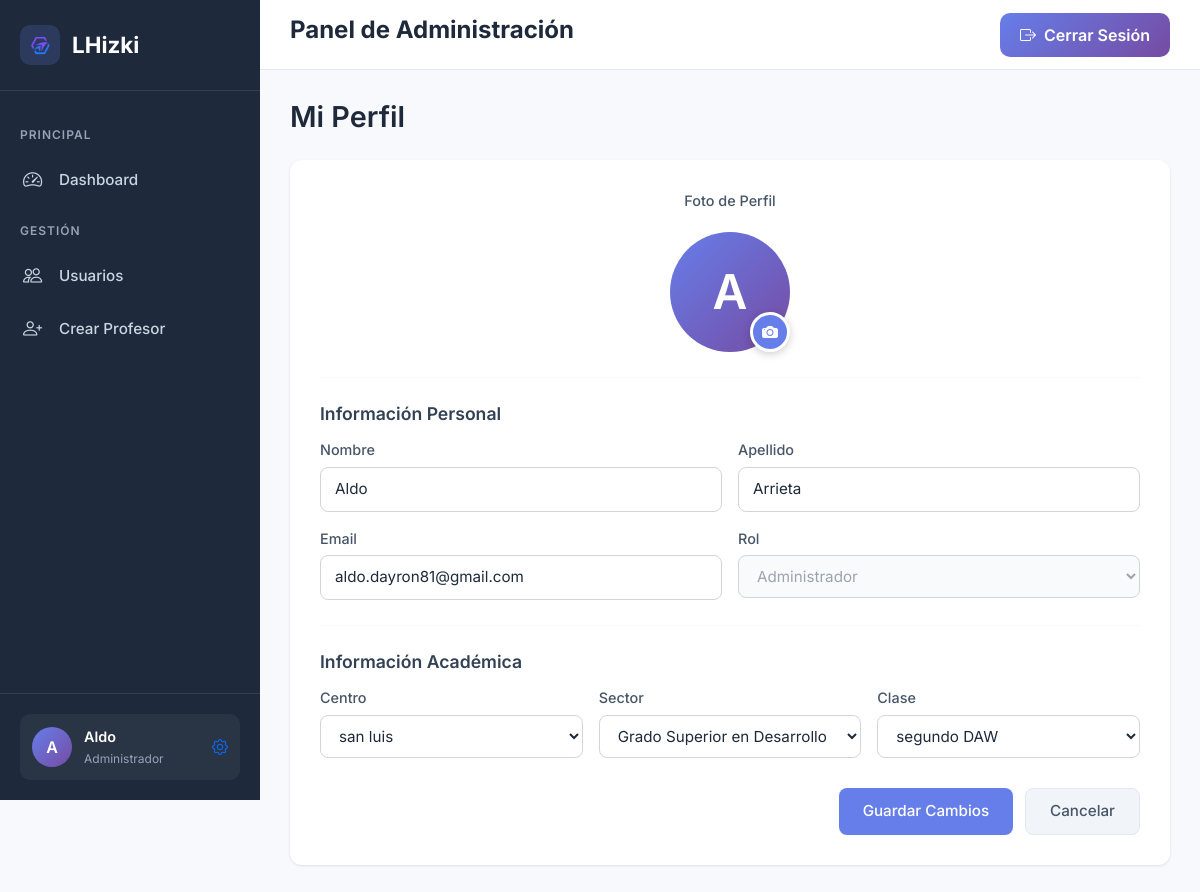
The app's page /admin/index.php?section=perfil (signed in) with its own data.
### tables this page shows
CREATE TABLE IF NOT EXISTS `user` (
  `id` int NOT NULL AUTO_INCREMENT,
  `rol` int DEFAULT NULL,
  `nombre` varchar(50) DEFAULT NULL,
  `apellido` varchar(50) DEFAULT NULL,
  `mail` varchar(50) DEFAULT NULL,
  `password` varchar(50) DEFAULT NULL,
  `centro` int DEFAULT NULL,
  `sector` int DEFAULT NULL,
  `clase` int DEFAULT NULL,
  `idioma` varchar(20) DEFAULT 'español',
  `puntuacionIndividual` int DEFAULT '0',
  `token` varchar(50) DEFAULT NULL,
  `fechaConfirmacion` date DEFAULT NULL,
  PRIMARY KEY (`id`),
  KEY `rol` (`rol`),
  KEY `centro_user` (`centro`),
  KEY `clase_user` (`clase`),
  KEY `sector_user` (`sector`),
  CONSTRAINT `centro_user` FOREIGN KEY (`centro`) REFERENCES `centro` (`id`),
  CONSTRAINT `clase_user` FOREIGN KEY (`clase`) REFERENCES `clases` (`id`),
  CONSTRAINT `rol` FOREIGN KEY (`rol`) REFERENCES `roles` (`id`),
  CONSTRAINT `sector_user` FOREIGN KEY (`sector`) REFERENCES `sectores` (`id`)
);

CREATE TABLE IF NOT EXISTS `centro` (
  `id` int NOT NULL AUTO_INCREMENT,
  `nombre` varchar(50) DEFAULT NULL,
  PRIMARY KEY (`id`)
);

CREATE TABLE IF NOT EXISTS `sectores` (
  `id` int NOT NULL AUTO_INCREMENT,
  `nombre` varchar(250) DEFAULT NULL,
  `rama` int DEFAULT NULL,
  PRIMARY KEY (`id`),
  KEY `rama_sectores` (`rama`),
  CONSTRAINT `rama_sectores` FOREIGN KEY (`rama`) REFERENCES `ramas` (`id`)
);

CREATE TABLE IF NOT EXISTS `clases` (
  `id` int NOT NULL AUTO_INCREMENT,
  `sector` int DEFAULT NULL,
  `nombre` varchar(50) DEFAULT NULL,
  PRIMARY KEY (`id`),
  KEY `FK_clases_sectores` (`sector`),
  CONSTRAINT `FK_clases_centro_sector` FOREIGN KEY (`sector`) REFERENCES `centro_sector` (`sector`)
);

### core/Database.php (called while the page is built, shortened)
<?php
class AccesoBD {
    public $conexion;
    function conectar() {
        $this->conexion = mysqli_connect(self::RUTA, self::USER, self::PASS, self::BD)
            or die("Error al establecer la conexión con la BD");
        mysqli_set_charset($this->conexion, "utf8mb4");
    }
    function lanzarSQL($SQL) {
        $res = mysqli_query($this->conexion, $SQL);
        return $res;
    }
}
?>

### admin/models/AccesoBD_class.php (called while the page is built, shortened)
<?php
require_once __DIR__ . '/../../core/database.php';
class AccesoBD_Admin {
    public function obtenerCentros() {
        $db = new AccesoBD();
        $sql = "SELECT id, nombre FROM centro ORDER BY nombre ASC";
        $res = $db->lanzarSQL($sql);
        $centros = [];
        while ($fila = mysqli_fetch_assoc($res)) {
            $centros[] = $fila;
        }
        return $centros;
    }
    public function obtenerSectores() {
        $db = new AccesoBD();
        $sql = "SELECT id, nombre FROM sectores ORDER BY nombre ASC";
        $res = $db->lanzarSQL($sql);
        $sectores = [];
        while ($fila = mysqli_fetch_assoc($res)) {
            $sectores[] = $fila;
        }
        return $sectores;
    }
    public function obtenerClases() {
        $db = new AccesoBD();
        $sql = "SELECT id, nombre FROM clases ORDER BY nombre ASC";
        $res = $db->lanzarSQL($sql);
        $clases = [];
        while ($fila = mysqli_fetch_assoc($res)) {
            $clases[] = $fila;
        }
        return $clases;
    }
    public function obtenerUsuarioPorId($id) {
        $db = new AccesoBD();
        $sql = "SELECT * FROM user WHERE id = " . intval($id);
        $res = $db->lanzarSQL($sql);
        $usuario = mysqli_fetch_assoc($res);
        return $usuario;
    }
}
?>

### admin/sections/perfil.php (the view, shortened to what this page needs)
<?php
require_once __DIR__ . '/../models/AccesoBD_class.php';
$usuarioSesion = $_SESSION['user'];
$id = intval($usuarioSesion['id']);
$db = new AccesoBD_Admin();
$usuario = $db->obtenerUsuarioPorId($id);
$centros = $db->obtenerCentros();
$sectores = $db->obtenerSectores();
$clases = $db->obtenerClases();
$imagenPerfil = !empty($usuario['imagen_perfil']) ? $usuario['imagen_perfil'] : null;
?>
<div class="perfil-container">
  <div class="perfil-header-simple">
    <h2 class="perfil-title">Mi Perfil</h2>
  </div>
  <form action="./controllers/actualizarUsuarios_controller.php" method="POST" enctype="multipart/form-data" class="perfil-form-simple">
    <div class="perfil-foto-section">
      <label class="perfil-label-simple">Foto de Perfil</label>
      <div class="perfil-avatar-wrapper-center">
        <div class="perfil-avatar-simple" id="avatarPreview">
          <?php if ($imagenPerfil): ?>
            <img src="<?= htmlspecialchars($imagenPerfil) ?>" alt="Avatar" class="perfil-avatar-img-simple">
          <?php else: ?>
            <span class="perfil-avatar-inicial"><?= strtoupper(substr($usuario['nombre'], 0, 1)) ?></span>
          <?php endif; ?>
        </div>
        <label for="imagenPerfilInput" class="perfil-icon-cambiar">
          <i class="bi bi-camera-fill"></i>
        </label>
      </div>
    </div>
    <hr class="perfil-divider">
    <div class="perfil-grupo">
      <h3 class="perfil-subtitulo">Información Personal</h3>
      <div class="row g-3">
        <div class="col-md-6">
          <label class="perfil-label-simple">Nombre</label>
          <input type="text" name="nombre" class="perfil-input-simple" value="<?= htmlspecialchars($usuario['nombre']) ?>" required>
        </div>
        <div class="col-md-6">
          <label class="perfil-label-simple">Apellido</label>
          <input type="text" name="apellido" class="perfil-input-simple" value="<?= htmlspecialchars($usuario['apellido']) ?>" required>
        </div>
        <div class="col-md-6">
          <label class="perfil-label-simple">Email</label>
          <input type="email" name="mail" class="perfil-input-simple" value="<?= htmlspecialchars($usuario['mail']) ?>" required>
        </div>
        <div class="col-md-6">
          <label class="perfil-label-simple">Rol</label>
          <select name="rol" class="perfil-input-simple" disabled>
            <option value="1" <?= $usuario['rol'] == 1 ? 'selected' : '' ?>>Administrador</option>
          </select>
        </div>
      </div>
    </div>
    <hr class="perfil-divider">
    <div class="perfil-grupo">
      <h3 class="perfil-subtitulo">Información Académica</h3>
      <div class="row g-3">
        <div class="col-md-4">
          <label class="perfil-label-simple">Centro</label>
          <select name="centro" class="perfil-input-simple">
            <?php foreach ($centros as $c): ?>
              <option value="<?= $c['id'] ?>" <?= $usuario['centro'] == $c['id'] ? 'selected' : '' ?>>
                <?= htmlspecialchars($c['nombre']) ?>
              </option>
            <?php endforeach; ?>
          </select>
        </div>
        <div class="col-md-4">
          <label class="perfil-label-simple">Sector</label>
          <select name="sector" class="perfil-input-simple">
            <?php foreach ($sectores as $s): ?>
              <option value="<?= $s['id'] ?>" <?= $usuario['sector'] == $s['id'] ? 'selected' : '' ?>>
                <?= htmlspecialchars($s['nombre']) ?>
              </option>
            <?php endforeach; ?>
          </select>
        </div>
        <div class="col-md-4">
          <label class="perfil-label-simple">Clase</label>
          <select name="clase" class="perfil-input-simple">
            <?php foreach ($clases as $cl): ?>
              <option value="<?= $cl['id'] ?>" <?= $usuario['clase'] == $cl['id'] ? 'selected' : '' ?>>
                <?= htmlspecialchars($cl['nombre']) ?>
              </option>
            <?php endforeach; ?>
          </select>
        </div>
      </div>
    </div>
    <div class="perfil-botones">
      <button type="submit" class="perfil-btn-guardar">
        Guardar Cambios
      </button>
      <a href="index.php?section=home" class="perfil-btn-cancelar">
        Cancelar
      </a>
    </div>
  </form>
</div>
  </body>
</html>

### admin/css/estilos.css (style rules this page uses)
* { margin: 0; padding: 0; box-sizing: border-box; }
body { font-family: 'Inter', -apple-system, BlinkMacSystemFont, 'Segoe UI', sans-serif; background: #f8f9fc; min-height: 100vh; }
.perfil-container { max-width: 900px; margin: 0 auto; }
.perfil-header-simple { margin-bottom: 25px; }
.perfil-title { font-size: 1.8rem; font-weight: 600; color: #1e293b; margin: 0; }
.perfil-form-simple { background: white; border-radius: 12px; padding: 30px; box-shadow: 0 1px 3px rgba(0, 0, 0, 0.1); }
.perfil-foto-section { margin-bottom: 25px; text-align: center; }
.perfil-avatar-wrapper-center { display: inline-block; margin-top: 15px; position: relative; }
.perfil-avatar-simple { width: 120px; height: 120px; border-radius: 50%; background: linear-gradient(135deg, #667eea, #764ba2); display: flex; align-items: center; justify-content: center; overflow: hidden; position: relative; }
.perfil-avatar-inicial { color: white; font-size: 3rem; font-weight: 600; }
.perfil-icon-cambiar { position: absolute; bottom: 0; right: 0; width: 40px; height: 40px; background: #667eea; border: 3px solid white; border-radius: 50%; display: flex; align-items: center; justify-content: center; color: white; cursor: pointer; transition: all 0.3s ease; box-shadow: 0 2px 8px rgba(0, 0, 0, 0.2); }
.perfil-icon-cambiar i { font-size: 1rem; }
.perfil-divider { border: 0; border-top: 1px solid #e2e8f0; margin: 25px 0; }
.perfil-grupo { margin-bottom: 20px; }
.perfil-subtitulo { font-size: 1.1rem; font-weight: 600; color: #334155; margin-bottom: 15px; }
.perfil-label-simple { display: block; font-weight: 500; color: #475569; margin-bottom: 6px; font-size: 0.9rem; }
.perfil-input-simple { width: 100%; padding: 10px 14px; border: 1px solid #d1d5db; border-radius: 8px; font-size: 0.95rem; color: #1e293b; transition: border-color 0.2s; background: white; }
.perfil-input-simple:disabled { background: #f9fafb; cursor: not-allowed; color: #9ca3af; }
.perfil-botones { margin-top: 30px; display: flex; gap: 12px; justify-content: flex-end; }
.perfil-btn-guardar { padding: 11px 24px; background: #667eea; color: white; border: none; border-radius: 8px; font-weight: 500; font-size: 0.95rem; cursor: pointer; transition: background 0.2s; }
.perfil-btn-cancelar { padding: 11px 24px; background: #f1f5f9; color: #475569; border: 1px solid #e2e8f0; border-radius: 8px; font-weight: 500; font-size: 0.95rem; text-decoration: none; cursor: pointer; transition: all 0.2s; display: inline-block; }

### records on screen
user: nombre "A", nombre "Aldo", apellido "Arrieta", mail "aldo.dayron81@gmail.com", rol "Administrador", centro "san luis", sector "Grado Superior en Desarrollo de Aplicaciones Web", clase "segundo DAW"

### other values on screen
substr($usuario['nombre'], 0, 1) "A"
$usuario['nombre'] "Aldo"
